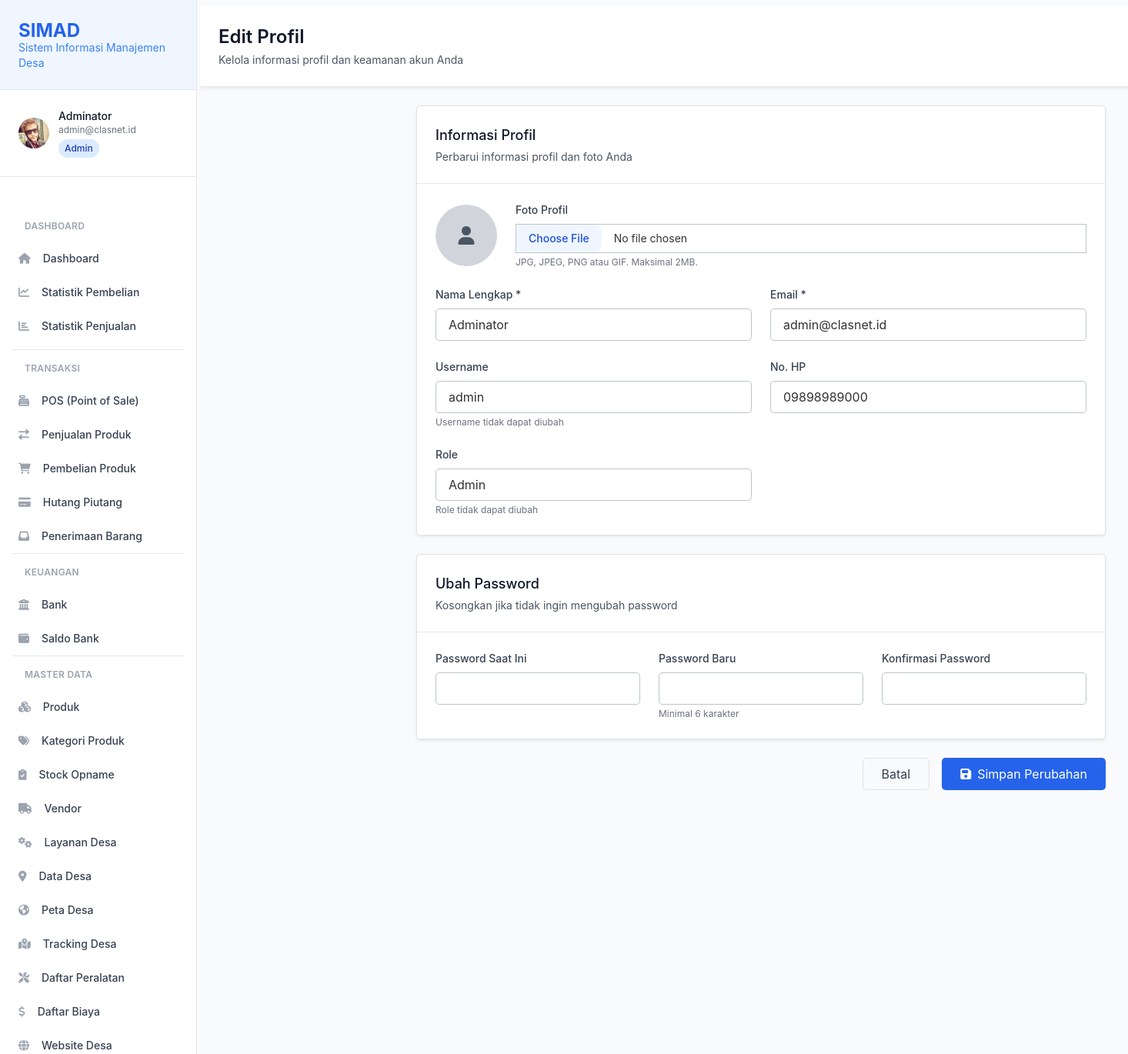
The app's page /profile.php (signed in) with its own data.
### tables this page shows
CREATE TABLE `users` (
  `id` int(11) NOT NULL,
  `username` varchar(50) NOT NULL,
  `email` varchar(100) NOT NULL,
  `password` varchar(255) NOT NULL,
  `nama_lengkap` varchar(100) NOT NULL,
  `role` enum('admin','akunting','supervisor','teknisi','programmer','sales','finance') NOT NULL,
  `no_hp` varchar(20) DEFAULT NULL,
  `foto_profil` varchar(255) DEFAULT NULL,
  `status` enum('aktif','nonaktif') DEFAULT 'aktif',
  `created_at` timestamp NOT NULL DEFAULT current_timestamp(),
  `updated_at` timestamp NOT NULL DEFAULT current_timestamp() ON UPDATE current_timestamp(),
  `last_login` timestamp NULL DEFAULT NULL
);

### profile.php (the view, shortened to what the rows shown need)
<?php
require_once 'config/database.php';
require_once 'config/auth.php';
$current_user = AuthStatic::getCurrentUser();
require_once 'layouts/header.php';
?>
<div class="flex h-screen bg-gray-50">
    <div class="flex-1 flex flex-col overflow-hidden">
        <div class="bg-white shadow-sm border-b border-gray-200 px-6 py-4">
            <div class="flex items-center justify-between">
                <div>
                    <h1 class="text-2xl font-semibold text-gray-900">Edit Profil</h1>
                </div>
            </div>
        </div>
        <div class="flex-1 overflow-auto p-6">
            <div class="max-w-4xl mx-auto">
                <form method="POST" enctype="multipart/form-data" class="space-y-6">
                    <div class="bg-white rounded-lg shadow-sm border border-gray-200">
                        <div class="p-6 space-y-6">
                            <div class="grid grid-cols-1 md:grid-cols-2 gap-6">
                                <div>
                                    <label for="nama_lengkap" class="block text-sm font-medium text-gray-700 mb-2">Nama Lengkap *</label>
                                    <input type="text" id="nama_lengkap" name="nama_lengkap" value="<?php echo htmlspecialchars($current_user['nama_lengkap']); ?>" required class="w-full px-3 py-2 border border-gray-300 rounded-lg focus:ring-2 focus:ring-blue-500 focus:border-blue-500">
                                </div>
                                <div>
                                    <label for="email" class="block text-sm font-medium text-gray-700 mb-2">Email *</label>
                                    <input type="email" id="email" name="email" value="<?php echo htmlspecialchars($current_user['email']); ?>" required class="w-full px-3 py-2 border border-gray-300 rounded-lg focus:ring-2 focus:ring-blue-500 focus:border-blue-500">
                                </div>
                                <div>
                                    <label for="username" class="block text-sm font-medium text-gray-700 mb-2">Username</label>
                                    <input type="text" id="username" value="<?php echo htmlspecialchars($current_user['username']); ?>" disabled class="w-full px-3 py-2 border border-gray-300 rounded-lg bg-gray-50 text-gray-500">
                                    <p class="text-xs text-gray-500 mt-1">Username tidak dapat diubah</p>
                                </div>
                                <div>
                                    <label for="no_hp" class="block text-sm font-medium text-gray-700 mb-2">No. HP</label>
                                    <input type="text" id="no_hp" name="no_hp" value="<?php echo htmlspecialchars($current_user['no_hp'] ?? ''); ?>" class="w-full px-3 py-2 border border-gray-300 rounded-lg focus:ring-2 focus:ring-blue-500 focus:border-blue-500">
                                </div>
                                <div>
                                    <label for="role" class="block text-sm font-medium text-gray-700 mb-2">Role</label>
                                    <input type="text" id="role" value="<?php echo ucfirst($current_user['role']); ?>" disabled class="w-full px-3 py-2 border border-gray-300 rounded-lg bg-gray-50 text-gray-500">
                                    <p class="text-xs text-gray-500 mt-1">Role tidak dapat diubah</p>
                                </div>
                            </div>
                        </div>
                    </div>
                </form>
            </div>
        </div>
    </div>
</div>
<?php require_once 'layouts/footer.php'; ?>

### layouts/header.php (shortened to what the rows shown need)
<?php
if (class_exists('AuthStatic') && AuthStatic::isLoggedIn()) {
    $user = AuthStatic::getCurrentUser();
}
?>
<!DOCTYPE html>
<html lang="id" class="h-full bg-gray-50">
<head>
    <link href="https://cdn.jsdelivr.net/npm/bootstrap@4.6.2/dist/css/bootstrap.min.css" rel="stylesheet">
    <script src="https://cdn.tailwindcss.com"></script>
    <link href="https://cdnjs.cloudflare.com/ajax/libs/font-awesome/6.0.0/css/all.min.css" rel="stylesheet">
    <link href="css/pwa-mobile.css?v=<?php echo time(); ?>" rel="stylesheet">
    <link href="https://cdn.jsdelivr.net/npm/select2@4.1.0-rc.0/dist/css/select2.min.css" rel="stylesheet" />
</head>
<body class="h-full bg-gray-50">
    <aside id="sidebar" class="fixed top-0 left-0 z-20 flex flex-col flex-shrink-0 hidden w-64 h-full font-normal duration-75 lg:flex transition-width" aria-label="Sidebar">
        <div class="relative flex-1 flex flex-col min-h-0 border-r border-gray-200 bg-white">
            <div class="px-4 py-4 border-b border-gray-200 bg-white">
                <div class="flex items-center space-x-3">
                    <div class="flex-1 min-w-0">
                        <p class="text-sm font-medium text-gray-900 truncate">
                            <?php echo htmlspecialchars($user['nama_lengkap'] ?? 'User'); ?>
                        </p>
                        <p class="text-xs text-gray-500 truncate">
                            <?php echo htmlspecialchars($user['email'] ?? ''); ?>
                        </p>
                        <span class="inline-flex items-center px-2 py-1 rounded-full text-xs font-medium bg-blue-100 text-blue-800 mt-1">
                            <?php echo ucfirst($user['role'] ?? 'user'); ?>
                        </span>
                    </div>
                </div>
            </div>
        </div>
    </aside>
    <div id="main-content" class="h-full w-full bg-gray-50 relative lg:ml-64 overflow-x-hidden">
        <main class="pt-2 px-1 sm:px-2 max-w-full">

### records on screen
users: nama_lengkap "Adminator", email "admin@clasnet.id", role "Admin", username "admin", no_hp "09898989000"
